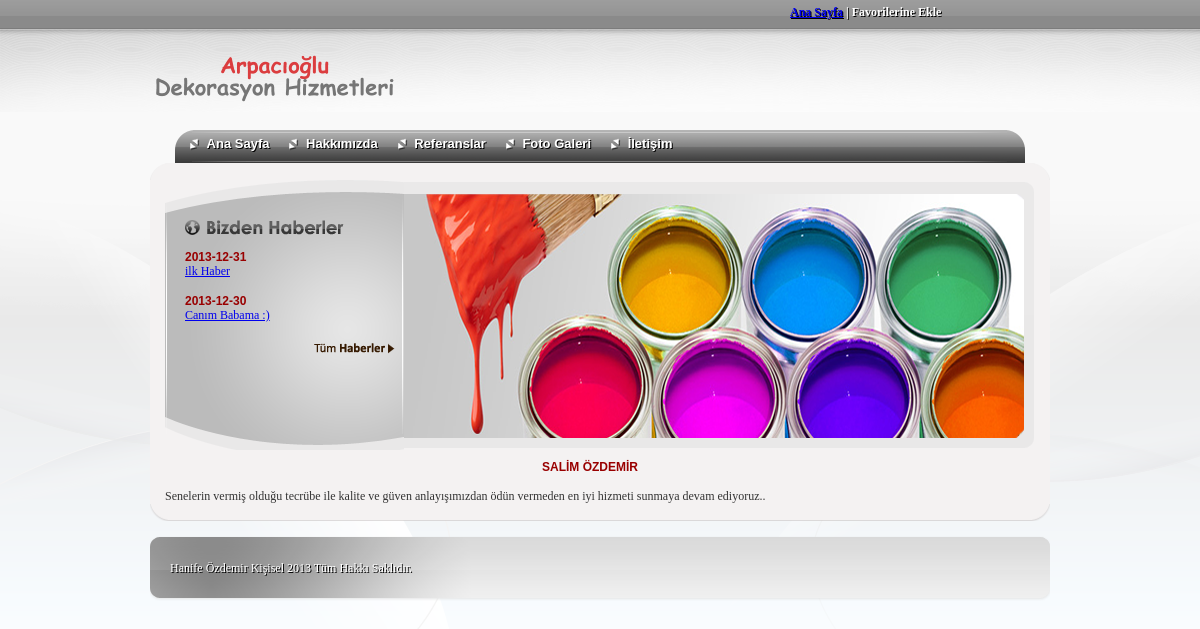
Page /hakkimizda.php on the committed database.
### tables this page shows
CREATE TABLE IF NOT EXISTS `haberler` (
  `id` int(10) NOT NULL AUTO_INCREMENT,
  `baslik` text NOT NULL,
  `icerik` varchar(9000) NOT NULL,
  `tarih` date NOT NULL,
  `onay` int(2) NOT NULL,
  KEY `id` (`id`)
);

CREATE TABLE IF NOT EXISTS `hakkimizda` (
  `id` int(10) NOT NULL AUTO_INCREMENT,
  `baslik` varchar(100) DEFAULT NULL,
  `icerik` text NOT NULL,
  PRIMARY KEY (`id`)
);

### hakkimizda.php (the view, shortened to what this page needs)
<html xmlns="http://www.w3.org/1999/xhtml">
<head>
<link href="hanife.css" rel="stylesheet" type="text/css" />
</head>
<body>
<div id="ana">
  <div id="ustmenu"><a href="index.php">Ana Sayfa</a>  |  Favorilerine Ekle</div>
  <div id="logo"><a href="index.php"><img src="images/logo.png" width="250" height="75" /></a></div>
  <div id="menualani">  <div id="menustil"><ul>
										<li><a href="index.php" ><img src="images/isareti.png" border="0" align="left"/>&nbsp;Ana Sayfa</a> </li>
                                        <li><a href="hakkimizda.php" ><img src="images/isareti.png" border="0" align="left"/>&nbsp;Hakkımızda</a> </li>
                                        <li><a href="referanslar.php" ><img src="images/isareti.png" border="0" align="left"/>&nbsp;Referanslar</a> </li>
                                        <li><a href="fotogaleri.php" ><img src="images/isareti.png" border="0" align="left"/>&nbsp;Foto Galeri</a> </li>
                                       <li><a href="iletisim.php" ><img src="images/isareti.png" border="0" align="left"/>&nbsp;İletişim</a> </li>
  </ul></div></div>
  <div id="icust"></div>
  <div id="icorta">
  <div id="bizdenhaberler">
    <div id="bizdenic"></div>
   	<? include("baglan.php");
	$sql="select * from haberler ORDER BY  tarih DESC limit 2 ";
	$habersql=mysql_query($sql);
	while($haber=mysql_fetch_array($habersql))
	{
	?>
        <div id="habericerikyazi" style="color:#990000; font-family:Arial, Helvetica, sans-serif; margin-top:15px; font-weight:bold;"><?=$haber["tarih"];?></div>
    <div id="habericerikyazi"><a href="haberdetay.php?id=<?=$haber["id"];?>"><?=$haber["baslik"];?></a></div>
    <?}?>
    <div align="right" style="width:230px; margin-bottom:10px; margin-top:20px; float:left; margin-right:10px;"><a href="haberler.php"><img src="images/tumhaberler.png" width="81" height="11" /></a></div>
  </div>
  <div id="banner"><img src="images/banner_03.png" /></div>
  <div id="icyazi">
   	<?
	$hakkimiz="select * from hakkimizda";
	$hakkimizda=mysql_query($hakkimiz);
	while($hak=mysql_fetch_array($hakkimizda))
	{
	?>
       <div style="width:850px;">
	  <center> <div style="color:#990000; font-family:Arial, Helvetica, sans-serif; font-weight:bold;"><?=$hak["baslik"];?></div></center>
	<div><br><?=$hak["icerik"]; ?></div>
	</div><div style="clear:both;"></div>
    <?}?>
  </div>
  </div>
  <div id="icalt"></div>
  <div id="alt"><div id="altyazi">Hanife Özdemir Kişisel 2013 Tüm Hakkı Saklıdır.</div></div>
</div>
</body>
</html>

### hanife.css (style rules this page uses)
body { margin:0px; background-color: #FFFFFF; background-image: url(images/bg.png); background-repeat: repeat-x; }
#ustmenu { font-family: "Trebuchet MS"; font-size: 12px; color: #FFFFFF; float: left; width: 260px; margin-left: 640px; font-weight: bold; margin-top: 5px; margin-bottom: 5px; text-shadow:#000000 1px 1px 0px; }
#logo { float: left; height: 75px; width: 250px; margin-top: 15px; margin-bottom: 15px; margin-right: 650px; }
#bizdenhaberler { background-image: url(images/banner_01.png); background-repeat: no-repeat; float: left; height: 270px; width: 238px; margin-left: 10px; }
#menualani { background-image: url(images/menubg.png); background-repeat: no-repeat; float: left; height: 33px; width: 900px; }
#icust { background-image: url(images/icsayfa_01.png); background-repeat: no-repeat; float: left; height: 17px; width: 900px; }
#icorta { background-image: url(images/icsayfa_03.png); background-repeat: repeat-y; float: left; width: 890px; padding-right: 5px; padding-left:5px; }
#banner { float: left; height: 270px; width: 632px; }
#icalt { background-image: url(images/icsayfa_05.png); background-repeat: no-repeat; float: left; height: 17px; width: 900px; }
#alt { background-image: url(images/altbg.png); background-repeat: no-repeat; float: left; height: 65px; width: 900px; margin-top: 15px; }
#bizdenic { background-image: url(images/bizdenhaberler.png); background-repeat: no-repeat; float: left; height: 15px; width: 200px; margin-top: 40px; margin-left: 20px; margin-right: 18px; }
#icyazi { font-family: "Trebuchet MS"; font-size: 12px; color: #333333; float: left; width: 880px; padding:10px; padding-bottom:0px; }
#ana { width: 900px; margin-right: auto; margin-left: auto; }
#menustil ul { margin: 0; height:33px; margin-left:30px; width:900px; padding-left:0px; font: bold 13px Arial; }
#menustil ul li { display: inline; width:900px; margin:0px; }
#menustil ul li a { float: left; color: white; padding-left:10px; padding-right:10px; line-height:28px; text-decoration: none; text-shadow:#000000 1px 1px 0px; }
#habericerikyazi { float: left; width: 200px; margin-left: 20px; margin-right:20px; font-family:"Trebuchet MS"; color:#343434; font-size:12px; }
#altyazi { font-family: "Trebuchet MS"; font-size: 12px; color:#FFFFFF; float: left; width: 300px; margin-top: 25px; margin-left: 20px; text-shadow:#000000 1px 1px 0px; }

### rows in the picture
haberler: tarih "2013-12-31", baslik "ilk Haber"
haberler: tarih "2013-12-30", baslik "Canım Babama :)"
hakkimizda: baslik "SALİM ÖZDEMİR", icerik "Senelerin vermiş olduğu tecrübe ile kalite ve güven anlayışımızdan ödün vermeden en iyi hizmeti sunmaya devam ediyoruz.."
